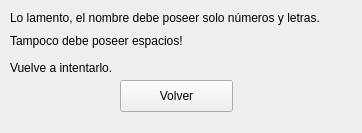
<?xml version="1.0" encoding="UTF-8"?>
<ui version="4.0">
 <class>Form</class>
 <widget class="QWidget" name="Form">
  <property name="geometry">
   <rect>
    <x>0</x>
    <y>0</y>
    <width>362</width>
    <height>133</height>
   </rect>
  </property>
  <property name="windowTitle">
   <string>Form</string>
  </property>
  <widget class="QPushButton" name="volver">
   <property name="geometry">
    <rect>
     <x>120</x>
     <y>80</y>
     <width>113</width>
     <height>32</height>
    </rect>
   </property>
   <property name="text">
    <string>Volver</string>
   </property>
  </widget>
  <widget class="QLabel" name="label">
   <property name="geometry">
    <rect>
     <x>10</x>
     <y>10</y>
     <width>361</width>
     <height>16</height>
    </rect>
   </property>
   <property name="text">
    <string>Lo lamento, el nombre debe poseer solo números y letras.</string>
   </property>
  </widget>
  <widget class="QLabel" name="label_2">
   <property name="geometry">
    <rect>
     <x>10</x>
     <y>20</y>
     <width>221</width>
     <height>41</height>
    </rect>
   </property>
   <property name="text">
    <string>Tampoco debe poseer espacios!</string>
   </property>
  </widget>
  <widget class="QLabel" name="label_3">
   <property name="geometry">
    <rect>
     <x>10</x>
     <y>60</y>
     <width>141</width>
     <height>16</height>
    </rect>
   </property>
   <property name="text">
    <string>Vuelve a intentarlo.</string>
   </property>
  </widget>
 </widget>
 <resources/>
 <connections/>
</ui>
